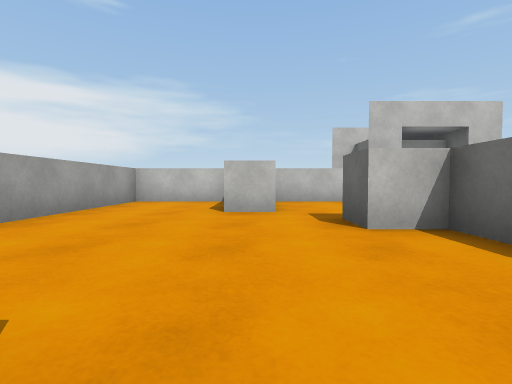
[1] (above)

16 first-person views from a walk through a 3-D level made in the Unity game engine. The camera is 0.58 m above the floor, tilts 2° down and sees 85° across. The floor is counted in squares, 1 m on a side. Each view is taken from the middle of a square. On the plan, view 1 faces up. The plan holds only what a view shows up to about 9 squares ahead; the rest is blank. The player is left out. Surface patterns are stand-ins for the level's own textures.

[2]
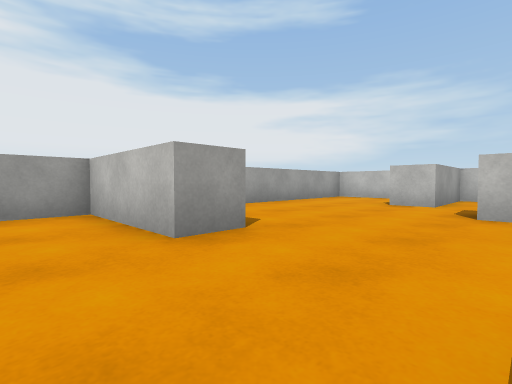

[3]
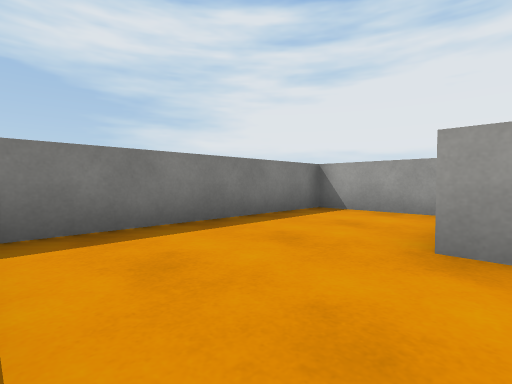

[4]
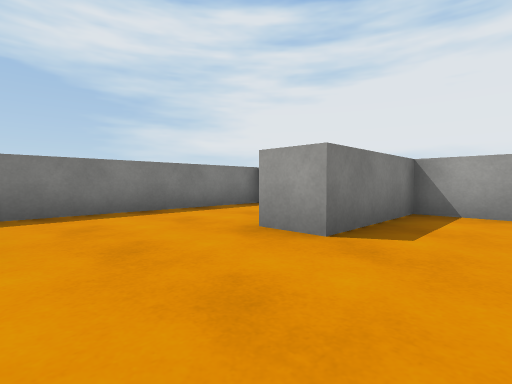

[5]
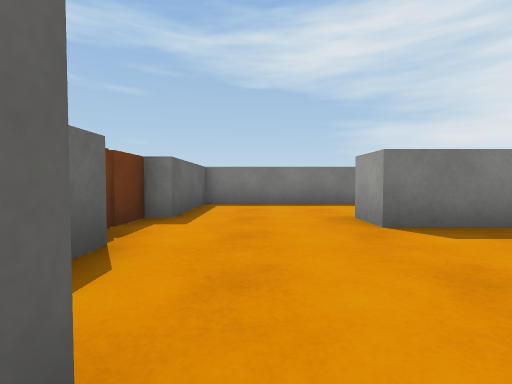

[6]
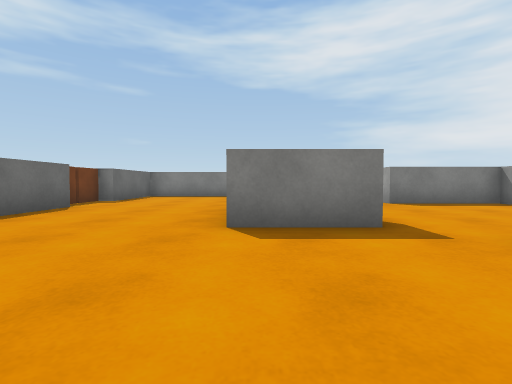

[7]
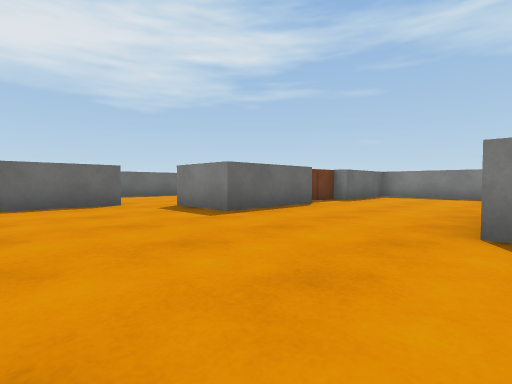

[8]
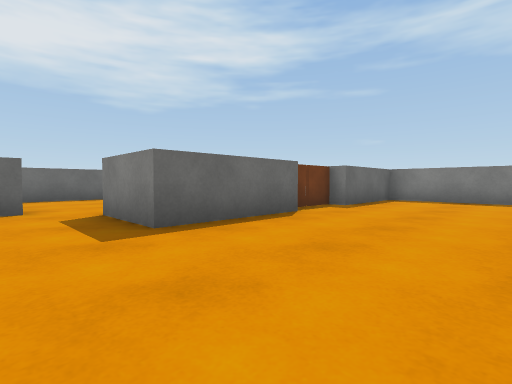

[9]
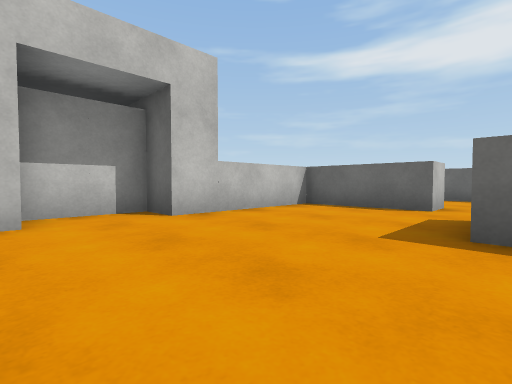

[10]
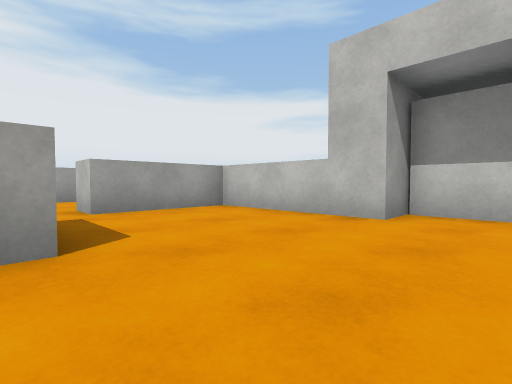

[11]
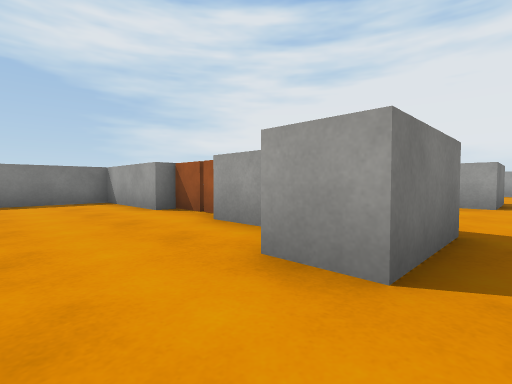

[12]
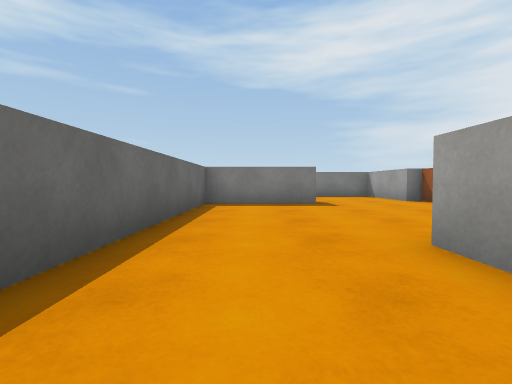

[13]
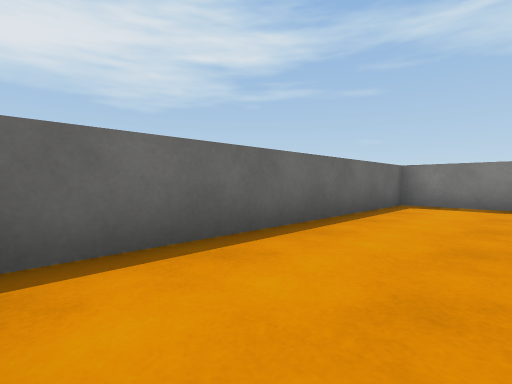

[14]
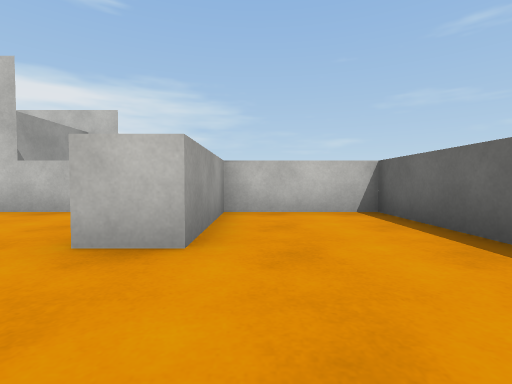

[15]
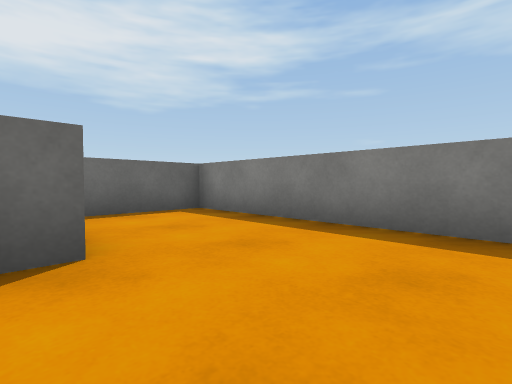

[16]
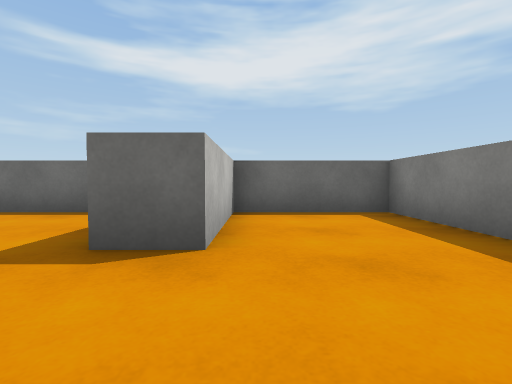

### Floor plan
Ten units are one square. View 1 is at (0, 0); x grows to the right and y downward. Boxes are objects, and circles mark ways between rooms. Rooms are numbered by the first view taken in them; rooms with no view inside come last. Other rooms are left out.
<svg viewBox="-41 -120 190 161">
<path fill="none" stroke="#000" d="M24 -14 24 -34 14 -34 14 -44M4 -54 -6 -54M-9 -84 -36 -84 -36 -4 -6 -4 -6 6 -36 6 -36 36 24 36 24 6 28 6 28 -6M74 -15 74 -44 94 -44 94 -34M34 -84 4 -84 4 -54M104 -54 104 -84 74 -84M14 -44 34 -44 34 -38M44 36 74 36 74 6 84 6M84 -25 84 -15M84 6 84 36 144 36 144 6 114 6 114 -4 144 -4 144 -84 114 -84 114 -54 104 -54"/>
<rect x="35" y="-115" width="30" height="30" fill="#bbb"><title>other object</title></rect>
<rect x="75" y="-15" width="10" height="20" fill="#bbb"><title>other object</title></rect>
<circle cx="10" cy="-50" r="3" fill="#2a7"/>
<circle cx="100" cy="-45" r="3" fill="#2a7"/>
<text x="-10" y="-20">1</text>
<text x="60" y="-50">2</text>
<text x="120" y="-20">3</text>
</svg>
Room 1 opens to room 2. Room 2 opens to room 3.

Where each view was taken, in squares from view 1:
view 1: 0 up, 0 right, facing up
view 2: 2 down, 2 right, facing up-left
view 3: 0 up, 2 right, facing down-left
view 4: 2 up, 2 right, facing down-left
view 5: 4 up, 1 right, facing down
view 6: 8 up, 3 right, facing down
view 7: 8 up, 3 right, facing down-right
view 8: 6 up, 4 right, facing down-right
view 9: 4 up, 4 right, facing up-right
view 10: 4 up, 6 right, facing up-left
view 11: 5 up, 11 right, facing down-left
view 12: 8 up, 13 right, facing down
view 13: 8 up, 12 right, facing down-right
view 14: 3 up, 12 right, facing up
view 15: 0 up, 9 right, facing down-right
view 16: 1 down, 9 right, facing right
